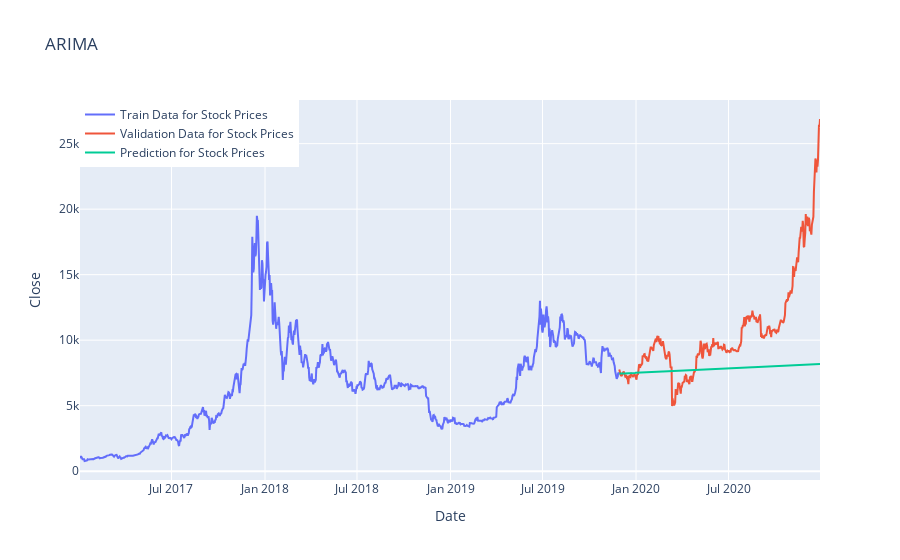

Here is the notebook cell this chart was saved with:
### Code cell
fig=go.Figure()
fig.add_trace(go.Scatter(x=model_train.index, y=model_train["Close"], mode='lines',name="Train Data for Stock Prices"))

fig.add_trace(go.Scatter(x=valid.index, y=valid["Close"], mode='lines',name="Validation Data for Stock Prices",))

fig.add_trace(go.Scatter(x=valid.index, y=y_pred["ARIMA Model Prediction"], mode='lines',name="Prediction for Stock Prices",))

fig.update_layout(title="ARIMA",xaxis_title="Date",yaxis_title="Close",legend=dict(x=0,y=1,traceorder="normal"),font=dict(size=12))
fig.show()

### Figure 1 — Plotly figure (JSON) as saved in the notebook; plotly's stock layout.template omitted (floating-point values rounded to 4 significant figures; data arrays with more than 128 entries replaced by an {"elided": "..."} marker saying what was removed)
{"data": [{"mode": "lines", "name": "Train Data for Stock Prices", "type": "scatter", "x": {"elided": "1061 str values"}, "y": {"elided": "1061 float values"}}, {"mode": "lines", "name": "Validation Data for Stock Prices", "type": "scatter", "x": {"elided": "396 str values"}, "y": {"elided": "396 float values"}}, {"mode": "lines", "name": "Prediction for Stock Prices", "type": "scatter", "x": {"elided": "396 str values"}, "y": {"elided": "396 float values"}}], "layout": {"font": {"size": 12}, "legend": {"traceorder": "normal", "x": 0, "y": 1}, "title": {"text": "ARIMA"}, "xaxis": {"title": {"text": "Date"}}, "yaxis": {"title": {"text": "Close"}}}}
